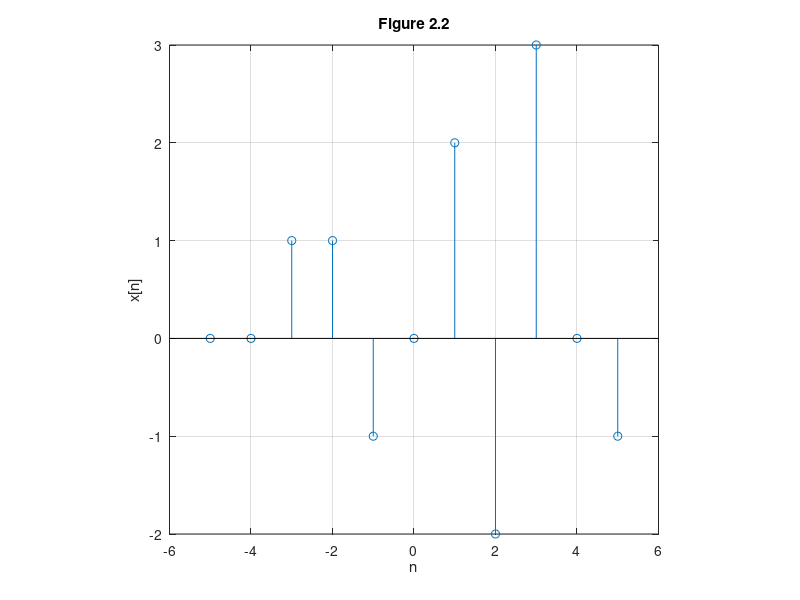

Reproduce this figure in MATLAB.
% Example 2.2
% Generation of discrete time signals 

n = -5:5;
x = [0 0 1 1 -1 0 2 -2 3 0 -1];
stem(n,x);
%axis([-6 6 -4 4]);
grid on;
axis("square");
xlabel("n");
ylabel("x[n]");
title("Figure 2.2");

